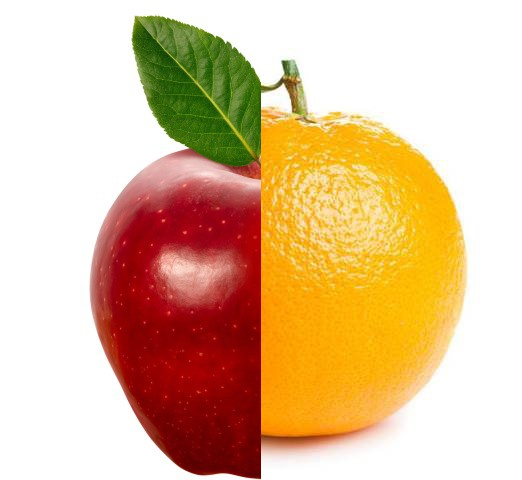
#> input picture Image Processing/Image pyramids/Direct_blending.jpg, 522 x 480 px, given in place of the camera
$ python Trial.py   (older library calls are emulated)
#> lines starting #> are read from the running program, lines starting #| are printed output that depends on the picture; after the words box and inside, x2 and y2 are one past the last pixel; in counts of white or black regions, pixels touching at a corner belong together
import cv2
import numpy as np

cap = cv2.VideoCapture(0)

while(1):
    _,frame = cap.read()
#> frame is the input picture: shape (480, 522, 3); mean B, G, R 151.8, 189.9, 225
    imgray = cv2.cvtColor(frame,cv2.COLOR_BGR2GRAY)
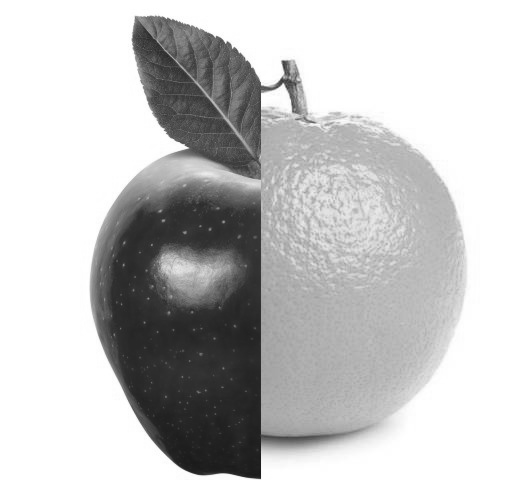
#> imgray: shape (480, 522); min 26, max 255, mean 196.1

    ret,thresh = cv2.threshold(imgray,200,255,0)
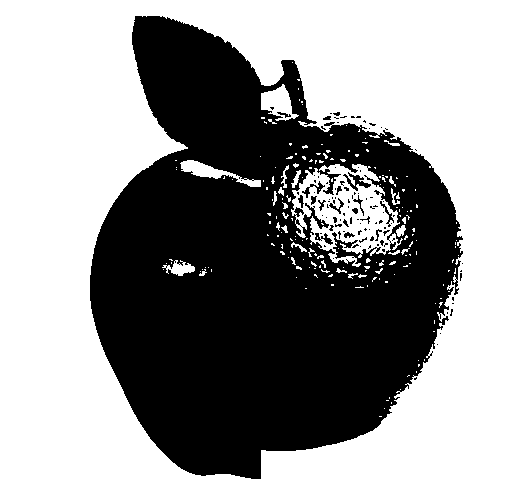
#> thresh: shape (480, 522); 57.5% white; 108 black regions (90 under 20 px)

    image,contour,hierarchy = cv2.findContours(thresh,cv2.RETR_TREE,cv2.CHAIN_APPROX_SIMPLE)
#> contour = 336 contours, 286 with area under 20; largest, box (x1, y1, x2, y2) and area: (0, 0, 522, 480) 249559, (89, 15, 464, 480) 115951, (291, 164, 403, 267) 6402, (261, 84, 299, 121) 724, (180, 160, 261, 187) 590
    cv2.imshow('gray',image)
    if(cv2.waitKey(1)==ord('q')):
#> (key q is pressed here)
        break
cap.release()
cv2.destroyAllWindows()
